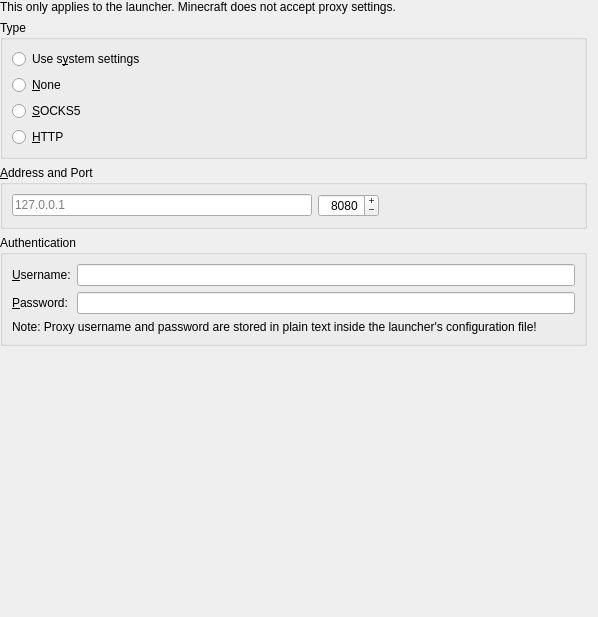
<?xml version="1.0" encoding="UTF-8"?>
<ui version="4.0">
 <class>ProxyPage</class>
 <widget class="QWidget" name="ProxyPage">
  <property name="geometry">
   <rect>
    <x>0</x>
    <y>0</y>
    <width>598</width>
    <height>617</height>
   </rect>
  </property>
  <property name="sizePolicy">
   <sizepolicy hsizetype="MinimumExpanding" vsizetype="MinimumExpanding">
    <horstretch>0</horstretch>
    <verstretch>0</verstretch>
   </sizepolicy>
  </property>
  <layout class="QVBoxLayout" name="verticalLayout_2">
   <property name="leftMargin">
    <number>0</number>
   </property>
   <property name="topMargin">
    <number>0</number>
   </property>
   <property name="bottomMargin">
    <number>0</number>
   </property>
   <item>
    <widget class="QLabel" name="proxyPlainTextWarningLabel_2">
     <property name="text">
      <string>This only applies to the launcher. Minecraft does not accept proxy settings.</string>
     </property>
     <property name="alignment">
      <set>Qt::AlignLeading|Qt::AlignLeft|Qt::AlignVCenter</set>
     </property>
     <property name="wordWrap">
      <bool>true</bool>
     </property>
    </widget>
   </item>
   <item>
    <widget class="QGroupBox" name="proxyTypeBox">
     <property name="title">
      <string>Type</string>
     </property>
     <layout class="QVBoxLayout" name="verticalLayout_3">
      <item>
       <widget class="QRadioButton" name="proxyDefaultBtn">
        <property name="toolTip">
         <string>Uses your system's default proxy settings.</string>
        </property>
        <property name="text">
         <string>Use s&amp;ystem settings</string>
        </property>
        <attribute name="buttonGroup">
         <string notr="true">proxyGroup</string>
        </attribute>
       </widget>
      </item>
      <item>
       <widget class="QRadioButton" name="proxyNoneBtn">
        <property name="text">
         <string>&amp;None</string>
        </property>
        <attribute name="buttonGroup">
         <string notr="true">proxyGroup</string>
        </attribute>
       </widget>
      </item>
      <item>
       <widget class="QRadioButton" name="proxySOCKS5Btn">
        <property name="text">
         <string>&amp;SOCKS5</string>
        </property>
        <attribute name="buttonGroup">
         <string notr="true">proxyGroup</string>
        </attribute>
       </widget>
      </item>
      <item>
       <widget class="QRadioButton" name="proxyHTTPBtn">
        <property name="text">
         <string>&amp;HTTP</string>
        </property>
        <attribute name="buttonGroup">
         <string notr="true">proxyGroup</string>
        </attribute>
       </widget>
      </item>
     </layout>
    </widget>
   </item>
   <item>
    <widget class="QGroupBox" name="proxyAddrBox">
     <property name="title">
      <string>&amp;Address and Port</string>
     </property>
     <layout class="QHBoxLayout" name="horizontalLayout_2">
      <item>
       <widget class="QLineEdit" name="proxyAddrEdit">
        <property name="sizePolicy">
         <sizepolicy hsizetype="Preferred" vsizetype="Fixed">
          <horstretch>0</horstretch>
          <verstretch>0</verstretch>
         </sizepolicy>
        </property>
        <property name="minimumSize">
         <size>
          <width>300</width>
          <height>0</height>
         </size>
        </property>
        <property name="placeholderText">
         <string notr="true">127.0.0.1</string>
        </property>
       </widget>
      </item>
      <item>
       <widget class="QSpinBox" name="proxyPortEdit">
        <property name="alignment">
         <set>Qt::AlignRight|Qt::AlignTrailing|Qt::AlignVCenter</set>
        </property>
        <property name="buttonSymbols">
         <enum>QAbstractSpinBox::PlusMinus</enum>
        </property>
        <property name="maximum">
         <number>65535</number>
        </property>
        <property name="value">
         <number>8080</number>
        </property>
       </widget>
      </item>
      <item>
       <spacer name="horizontalSpacer">
        <property name="orientation">
         <enum>Qt::Horizontal</enum>
        </property>
        <property name="sizeHint" stdset="0">
         <size>
          <width>40</width>
          <height>20</height>
         </size>
        </property>
       </spacer>
      </item>
     </layout>
    </widget>
   </item>
   <item>
    <widget class="QGroupBox" name="proxyAuthBox">
     <property name="title">
      <string>Authentication</string>
     </property>
     <layout class="QGridLayout" name="gridLayout">
      <item row="0" column="0">
       <widget class="QLabel" name="proxyUsernameLabel">
        <property name="text">
         <string>&amp;Username:</string>
        </property>
        <property name="buddy">
         <cstring>proxyUserEdit</cstring>
        </property>
       </widget>
      </item>
      <item row="0" column="1">
       <widget class="QLineEdit" name="proxyUserEdit"/>
      </item>
      <item row="1" column="0">
       <widget class="QLabel" name="proxyPasswordLabel">
        <property name="text">
         <string>&amp;Password:</string>
        </property>
        <property name="buddy">
         <cstring>proxyPassEdit</cstring>
        </property>
       </widget>
      </item>
      <item row="1" column="1">
       <widget class="QLineEdit" name="proxyPassEdit">
        <property name="echoMode">
         <enum>QLineEdit::Password</enum>
        </property>
       </widget>
      </item>
      <item row="2" column="0" colspan="2">
       <widget class="QLabel" name="proxyPlainTextWarningLabel">
        <property name="text">
         <string>Note: Proxy username and password are stored in plain text inside the launcher's configuration file!</string>
        </property>
        <property name="wordWrap">
         <bool>true</bool>
        </property>
       </widget>
      </item>
     </layout>
    </widget>
   </item>
   <item>
    <spacer name="verticalSpacer">
     <property name="orientation">
      <enum>Qt::Vertical</enum>
     </property>
     <property name="sizeHint" stdset="0">
      <size>
       <width>20</width>
       <height>40</height>
      </size>
     </property>
    </spacer>
   </item>
  </layout>
 </widget>
 <tabstops>
  <tabstop>proxyDefaultBtn</tabstop>
  <tabstop>proxyNoneBtn</tabstop>
  <tabstop>proxySOCKS5Btn</tabstop>
  <tabstop>proxyHTTPBtn</tabstop>
  <tabstop>proxyAddrEdit</tabstop>
  <tabstop>proxyPortEdit</tabstop>
  <tabstop>proxyUserEdit</tabstop>
  <tabstop>proxyPassEdit</tabstop>
 </tabstops>
 <resources/>
 <connections/>
 <buttongroups>
  <buttongroup name="proxyGroup"/>
 </buttongroups>
</ui>
